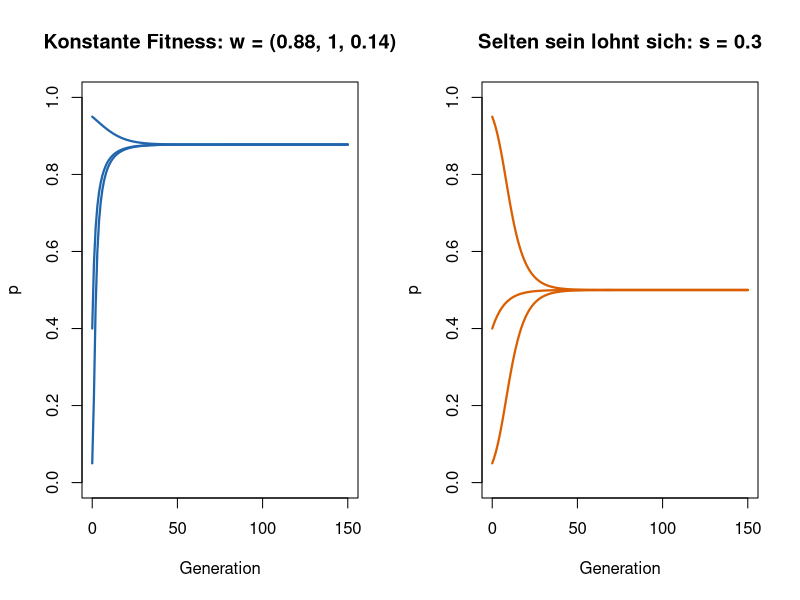
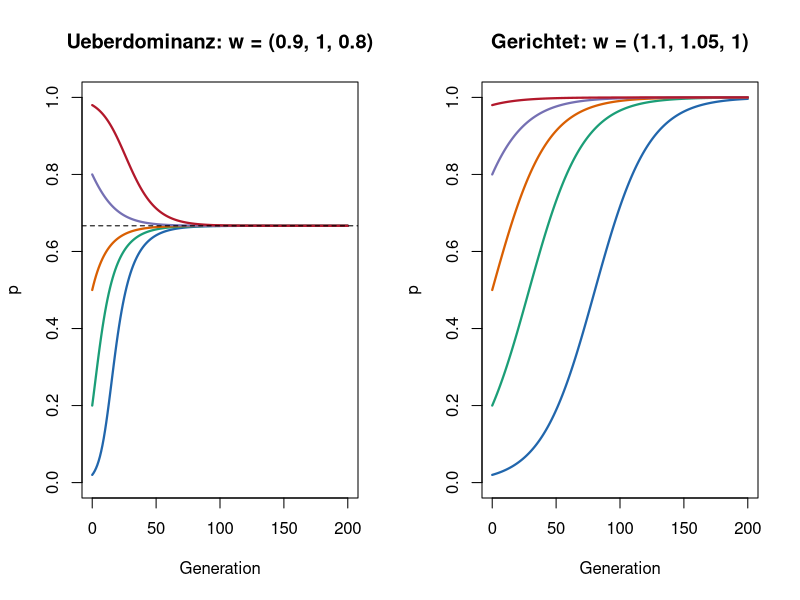
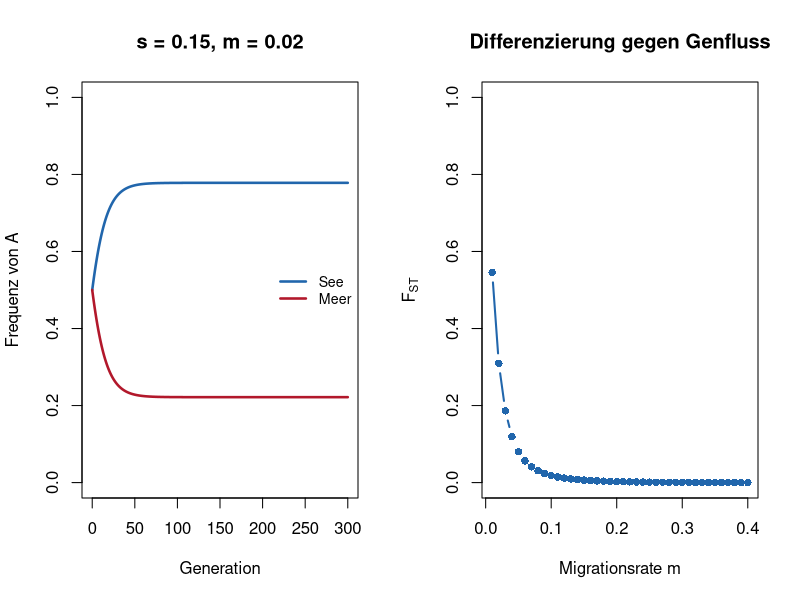

Here is the R script that generated these plots, in order:
## ---- chunk 1
# Eine Generation Selektion in einer Population (Woche 6)
selektionsschritt <- function(p, w) {
  q <- 1 - p
  w_quer <- p^2 * w[1] + 2 * p * q * w[2] + q^2 * w[3]
  (p^2 * w[1] + p * q * w[2]) / w_quer
}

simuliere <- function(p0, w, generationen = 150) {
  p <- numeric(generationen + 1)
  p[1] <- p0
  for (t in seq_len(generationen)) p[t + 1] <- selektionsschritt(p[t], w)
  p
}

# Haeufigkeitsabhaengige Fitness: selten sein lohnt sich (Woche 4 und 6)
haeufigkeitsabhaengig <- function(p0, s = 0.3, generationen = 150) {
  p <- numeric(generationen + 1)
  p[1] <- p0
  for (t in seq_len(generationen)) {
    w_A <- 1 + s * (1 - p[t])
    w_B <- 1 + s * p[t]
    p[t + 1] <- p[t] * w_A / (p[t] * w_A + (1 - p[t]) * w_B)
  }
  p
}

# Zwei Habitate: Selektion lokal, dann Mischung (Woche 7)
eine_generation <- function(p1, p2, s = 0.15, m = 0.02) {
  p1_s <- selektionsschritt(p1, c(1 + s, 1 + s / 2, 1))
  p2_s <- selektionsschritt(p2, c(1, 1 + s / 2, 1 + s))
  c((1 - m) * p1_s + m * p2_s, (1 - m) * p2_s + m * p1_s)
}

zwei_demen <- function(p1 = 0.5, p2 = 0.5, s = 0.15, m = 0.02,
                       generationen = 300) {
  bahn <- matrix(NA_real_, generationen + 1, 2)
  bahn[1, ] <- c(p1, p2)
  for (t in seq_len(generationen)) {
    bahn[t + 1, ] <- eine_generation(bahn[t, 1], bahn[t, 2], s = s, m = m)
  }
  data.frame(generation = 0:generationen, p1 = bahn[, 1], p2 = bahn[, 2])
}

fst <- function(p1, p2) {
  p_quer <- (p1 + p2) / 2
  if (p_quer <= 0 || p_quer >= 1) return(0)
  (((p1 - p_quer)^2 + (p2 - p_quer)^2) / 2) / (p_quer * (1 - p_quer))
}
## ---- chunk 2
#| fig-height: 4.4
#| fig-width: 9
par(mfrow = c(1, 2))

plot(NA, xlim = c(0, 150), ylim = c(0, 1), xlab = "Generation", ylab = "p",
     main = "Konstante Fitness: w = (0.88, 1, 0.14)")
for (p0 in c(0.05, 0.4, 0.95)) {
  lines(0:150, simuliere(p0, c(0.88, 1, 0.14)), lwd = 2.2, col = "#2166ac")
}

plot(NA, xlim = c(0, 150), ylim = c(0, 1), xlab = "Generation", ylab = "p",
     main = "Selten sein lohnt sich: s = 0.3")
for (p0 in c(0.05, 0.4, 0.95)) {
  lines(0:150, haeufigkeitsabhaengig(p0, s = 0.3), lwd = 2.2, col = "#d95f02")
}
## ---- chunk 3
#| fig-height: 4.4
#| fig-width: 9
starts <- c(0.02, 0.2, 0.5, 0.8, 0.98)
farben <- c("#2166ac", "#1b9e77", "#d95f02", "#7570b3", "#b2182b")

par(mfrow = c(1, 2))

plot(NA, xlim = c(0, 200), ylim = c(0, 1), xlab = "Generation", ylab = "p",
     main = "Ueberdominanz: w = (0.9, 1, 0.8)")
for (i in seq_along(starts)) {
  lines(0:200, simuliere(starts[i], c(0.9, 1, 0.8), 200), lwd = 2.2,
        col = farben[i])
}
abline(h = 0.2 / (0.1 + 0.2), lty = 2)

plot(NA, xlim = c(0, 200), ylim = c(0, 1), xlab = "Generation", ylab = "p",
     main = "Gerichtet: w = (1.1, 1.05, 1)")
for (i in seq_along(starts)) {
  lines(0:200, simuliere(starts[i], c(1.1, 1.05, 1), 200), lwd = 2.2,
        col = farben[i])
}
## ---- chunk 4
#| fig-height: 4.4
#| fig-width: 9
par(mfrow = c(1, 2))

sim <- zwei_demen(m = 0.02, s = 0.15)
plot(sim$generation, sim$p1, type = "l", lwd = 2.5, col = "#2166ac",
     ylim = c(0, 1), xlab = "Generation", ylab = "Frequenz von A",
     main = "s = 0.15, m = 0.02")
lines(sim$generation, sim$p2, lwd = 2.5, col = "#b2182b")
legend("right", c("See", "Meer"), col = c("#2166ac", "#b2182b"),
       lwd = 2.5, bty = "n", cex = 0.85)

m_werte <- seq(0.01, 0.40, by = 0.01)
fst_werte <- sapply(m_werte, function(m) {
  letzte <- tail(zwei_demen(s = 0.15, m = m, generationen = 400), 1)
  fst(letzte$p1, letzte$p2)
})

plot(m_werte, fst_werte, type = "b", pch = 16, lwd = 2, col = "#2166ac",
     ylim = c(0, 1), xlab = "Migrationsrate m", ylab = expression(F[ST]),
     main = "Differenzierung gegen Genfluss")
